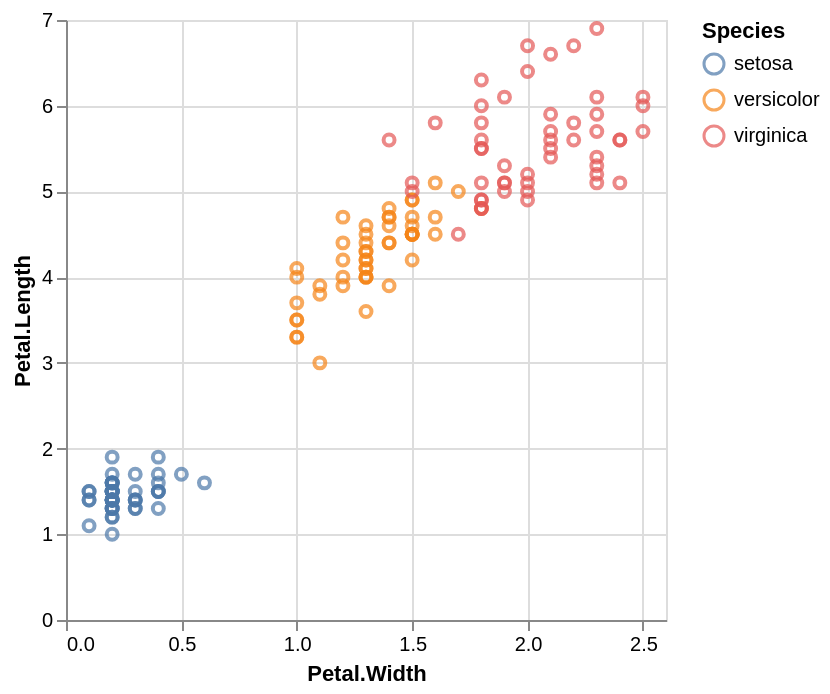

Describe this chart as a Vega-Lite specification.
### Vega-Lite specification from a JSON file in a GitHub repository (floating-point values rounded to 4 significant figures; data arrays with more than 128 entries replaced by an {"elided": "..."} marker saying what was removed)
{"$schema": "https://vega.github.io/schema/vega-lite/v5.json", "data": {"values": {"elided": "150 records"}}, "mark": "point", "encoding": {"x": {"field": "Petal\\.Width", "type": "quantitative", "title": "Petal.Width"}, "y": {"field": "Petal\\.Length", "type": "quantitative", "title": "Petal.Length"}, "stroke": {"field": "Species", "type": "nominal", "title": "Species"}}}
